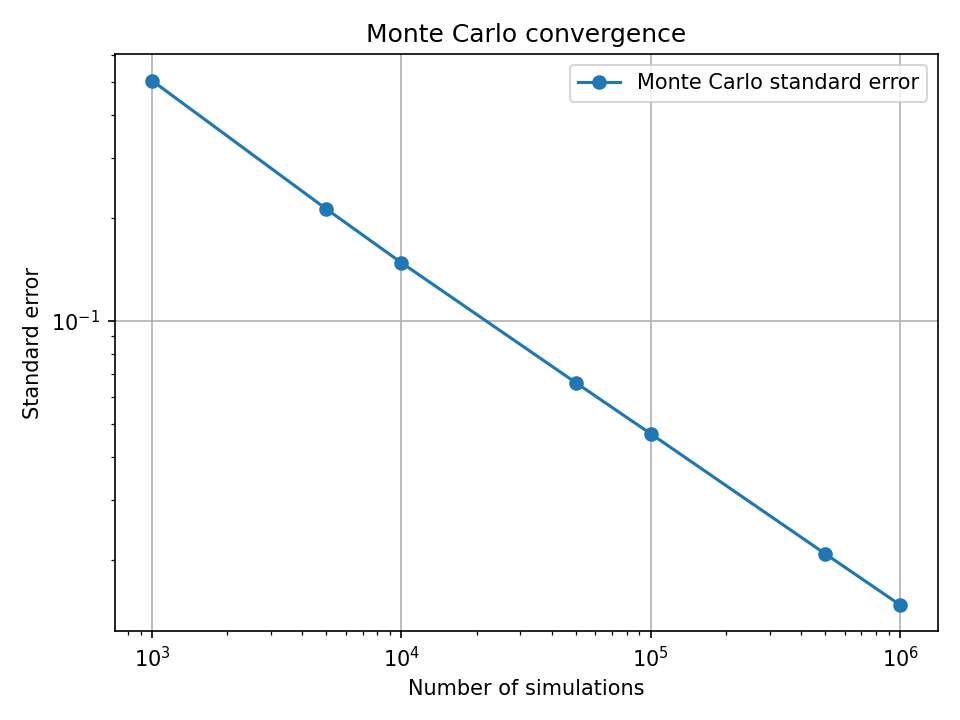

The Python source for this figure:
import matplotlib.pyplot as plt
import numpy as np

simulations = np.array([
    1000,
    5000,
    10000,
    50000,
    100000,
    500000,
    1000000,
])

standard_errors = np.array([
    0.50321,
    0.212014,
    0.14774,
    0.0659132,
    0.046708,
    0.0208383,
    0.0147569,
])

log_simulations = np.log(simulations)
log_errors = np.log(standard_errors)

slope, intercept = np.polyfit(
    log_simulations,
    log_errors,
    1,
)

print(f"Estimated convergence slope: {slope:.4f}")
print(f"Estimated convergence order: {-slope:.4f}")

plt.plot(
    simulations,
    standard_errors,
    marker="o",
    label="Monte Carlo standard error",
)

plt.xlabel("Number of simulations")
plt.ylabel("Standard error")
plt.title("Monte Carlo convergence")

plt.xscale("log")
plt.yscale("log")

plt.grid(True)
plt.legend()
plt.tight_layout()

plt.savefig(
    "analysis/monte_carlo_convergence.png",
    dpi=150,
)

plt.show()
